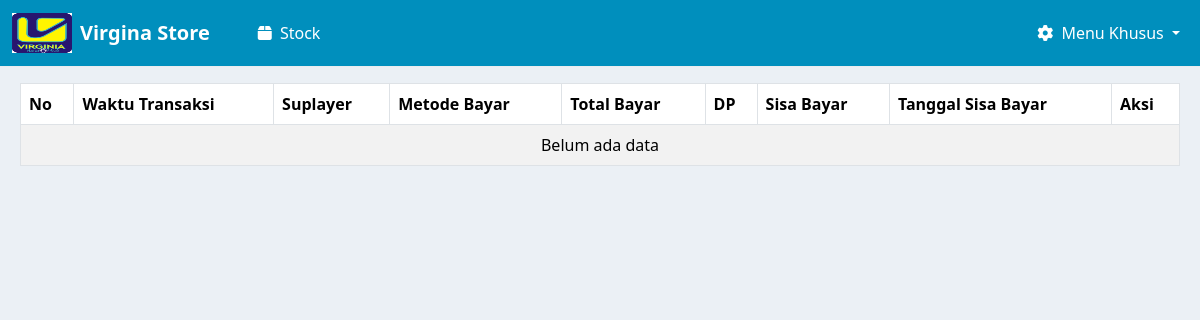
The page /nota_suplayer/cetak_nota_suplayer/ on the database as committed earlier.
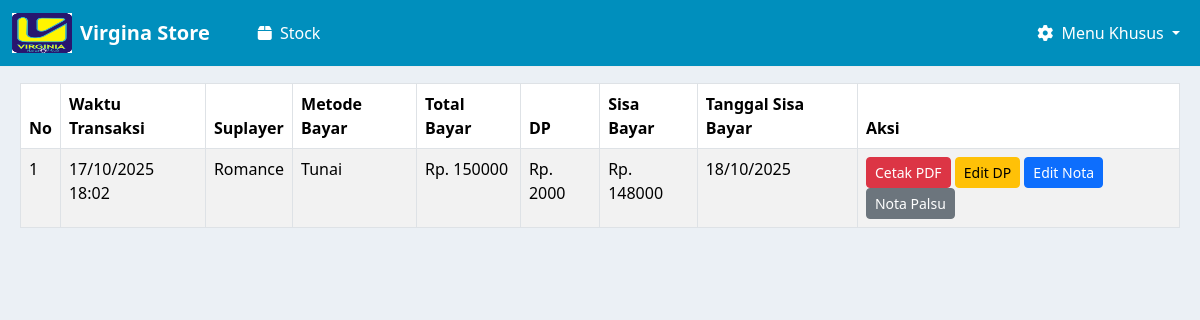
The same page on the database as committed later.
### nota_suplayer/models.py (models this page shows, shortened)
class NotaPayment(models.Model):
    PAYMENT_METHOD_CHOICES = [
        ('tunai', 'Tunai'),
        ('debit', 'Debit'),
    ]
    suplayer = models.ForeignKey(Suplayer, on_delete=models.CASCADE)
    tanggal_sisa_bayar = models.DateField()
    metode_pembayaran = models.CharField(max_length=10, choices=PAYMENT_METHOD_CHOICES)
    total_bayar = models.DecimalField(max_digits=12, decimal_places=2)
    dp = models.DecimalField(max_digits=12, decimal_places=2)
    sisa = models.DecimalField(max_digits=12, decimal_places=2)
    created_at = models.DateTimeField(auto_now_add=True)
    class Meta:
        verbose_name = "Nota Payment"
        verbose_name_plural = "Nota Payments"

### kasir/models.py (models this page shows, shortened)
class Suplayer(models.Model):
    nama = models.CharField(max_length=100)
    alamat_suplayer = models.TextField(blank=True, null=True)
    no_telpon_suplayer = models.CharField(max_length=20, blank=True, null=True)
    shipping_agent = models.CharField(max_length=100, blank=True, null=True)

### nota_suplayer/views.py (the view)
# urls.py: path('cetak_nota_suplayer/', views.cetak_nota_kosong, name='cetak-nota-kosong'),
def cetak_nota_kosong(request):
    notas = NotaPayment.objects.all().order_by('-created_at')
    return render(request, 'cetak_nota_kosong_suplayer.html', {'notas': notas})

### nota_suplayer/templates/cetak_nota_kosong_suplayer.html (shortened to what this page needs)
{% extends 'base.html' %}
{% block content %}
<div class="" style="margin-left: 20px; margin-right: 20px;">
    <table class="table table-bordered table-striped mt-3">
        <thead>
            <tr>
                <th>No</th>
                <th>Waktu Transaksi</th>
                <th>Suplayer</th>
                <th>Metode Bayar</th>
                <th>Total Bayar</th>
                <th>DP</th>
                <th>Sisa Bayar</th>
                <th>Tanggal Sisa Bayar</th>
                <th>Aksi</th>
            </tr>
        </thead>
        <tbody>
            {% for nota in notas %}
            <tr data-id="{{ nota.id }}" data-total="{{ nota.total_bayar }}" data-dp="{{ nota.dp }}" data-sisa="{{ nota.sisa }}" data-tanggal="{{ nota.tanggal_sisa_bayar|date:'Y-m-d' }}">
                <td>{{ forloop.counter }}</td>
                <td>{{ nota.created_at|date:"d/m/Y H:i" }}</td>
                <td>{{ nota.suplayer.nama }}</td>
                <td>{{ nota.get_metode_pembayaran_display }}</td>
                <td>Rp. {{ nota.total_bayar|floatformat:0 }}</td>
                <td>Rp. {{ nota.dp|floatformat:0 }}</td>
                <td>Rp. {{ nota.sisa|floatformat:0 }}</td>
                <td>{{ nota.tanggal_sisa_bayar|date:"d/m/Y" }}</td>
                <td>
                    <button class="btn btn-sm btn-danger" data-id="{{ nota.id }}" onclick="cetakPdf(this)">Cetak PDF</button>
                    <button class="btn btn-sm btn-warning" data-id="{{ nota.id }}" onclick="editDp(this)">Edit DP</button>
                    <button class="btn btn-sm btn-primary" data-id="{{ nota.id }}" onclick="editNota(this)">Edit Nota</button>
                    <button class="btn btn-sm btn-secondary" data-id="{{ nota.id }}" onclick="notaPalsu(this)">Nota Palsu</button>
                </td>
            </tr>
            {% empty %}
            <tr><td colspan="9" class="text-center">Belum ada data</td></tr>
            {% endfor %}
        </tbody>
    </table>
</div>
{% endblock %}

Rows that differ between the two databases and show on the page:
added NotaPayment: created_at "17/10/2025 18:02", suplayer.nama "Romance", metode_pembayaran "Tunai", total_bayar "150000", dp "2000", sisa "148000", tanggal_sisa_bayar "18/10/2025"
Other text that changed with them:
text no longer shown: "Belum ada data"
